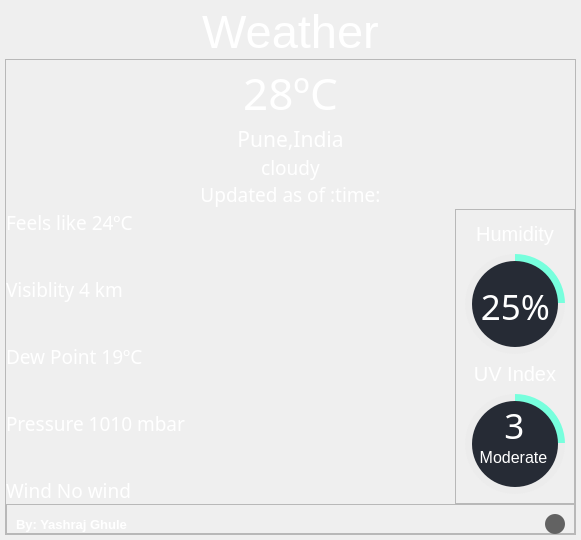
      <widget class="QWidget" name="weather_page">
       <property name="styleSheet">
        <string notr="true"/>
       </property>
       <layout class="QGridLayout" name="gridLayout_3">
        <property name="leftMargin">
         <number>5</number>
        </property>
        <property name="topMargin">
         <number>5</number>
        </property>
        <property name="rightMargin">
         <number>5</number>
        </property>
        <property name="bottomMargin">
         <number>5</number>
        </property>
        <property name="spacing">
         <number>0</number>
        </property>
        <item row="1" column="0">
         <widget class="QFrame" name="frame">
          <property name="font">
           <font>
            <pointsize>18</pointsize>
            <weight>50</weight>
            <bold>false</bold>
           </font>
          </property>
          <property name="frameShape">
           <enum>QFrame::StyledPanel</enum>
          </property>
          <property name="frameShadow">
           <enum>QFrame::Raised</enum>
          </property>
          <layout class="QGridLayout" name="gridLayout_7">
           <property name="leftMargin">
            <number>0</number>
           </property>
           <property name="topMargin">
            <number>0</number>
           </property>
           <property name="rightMargin">
            <number>0</number>
           </property>
           <property name="bottomMargin">
            <number>0</number>
           </property>
           <property name="spacing">
            <number>0</number>
           </property>
           <item row="9" column="1">
            <spacer name="horizontalSpacer_6">
             <property name="orientation">
              <enum>Qt::Horizontal</enum>
             </property>
             <property name="sizeHint" stdset="0">
              <size>
               <width>270</width>
               <height>20</height>
              </size>
             </property>
            </spacer>
           </item>
           <item row="5" column="1">
            <spacer name="horizontalSpacer_4">
             <property name="orientation">
              <enum>Qt::Horizontal</enum>
             </property>
             <property name="sizeHint" stdset="0">
              <size>
               <width>270</width>
               <height>20</height>
              </size>
             </property>
            </spacer>
           </item>
           <item row="8" column="0">
            <spacer name="verticalSpacer">
             <property name="orientation">
              <enum>Qt::Vertical</enum>
             </property>
             <property name="sizeHint" stdset="0">
              <size>
               <width>20</width>
               <height>40</height>
              </size>
             </property>
            </spacer>
           </item>
           <item row="10" column="0" colspan="3">
            <widget class="QFrame" name="grip_2">
             <property name="enabled">
              <bool>true</bool>
             </property>
             <property name="maximumSize">
              <size>
               <width>16777215</width>
               <height>30</height>
              </size>
             </property>
             <property name="styleSheet">
              <string notr="true"/>
             </property>
             <property name="frameShape">
              <enum>QFrame::StyledPanel</enum>
             </property>
             <property name="frameShadow">
              <enum>QFrame::Raised</enum>
             </property>
             <layout class="QHBoxLayout" name="horizontalLayout_7">
              <item>
               <widget class="QLabel" name="label_6">
                <property name="minimumSize">
                 <size>
                  <width>0</width>
                  <height>20</height>
                 </size>
                </property>
                <property name="font">
                 <font>
                  <pointsize>10</pointsize>
                  <weight>75</weight>
                  <bold>true</bold>
                 </font>
                </property>
                <property name="styleSheet">
                 <string notr="true">color: rgb(255, 255, 255);</string>
                </property>
                <property name="text">
                 <string>By: Yashraj Ghule</string>
                </property>
               </widget>
              </item>
              <item>
               <widget class="QFrame" name="size_grip_2">
                <property name="minimumSize">
                 <size>
                  <width>0</width>
                  <height>20</height>
                 </size>
                </property>
                <property name="maximumSize">
                 <size>
                  <width>20</width>
                  <height>16777215</height>
                 </size>
                </property>
                <property name="toolTip">
                 <string>resize</string>
                </property>
                <property name="styleSheet">
                 <string notr="true">QFrame{
	background-color: rgb(98, 98, 98);
	border-radius:10px;
}</string>
                </property>
                <property name="frameShape">
                 <enum>QFrame::StyledPanel</enum>
                </property>
                <property name="frameShadow">
                 <enum>QFrame::Raised</enum>
                </property>
               </widget>
              </item>
             </layout>
            </widget>
           </item>
           <item row="3" column="0">
            <widget class="QLabel" name="visiblity">
             <property name="font">
              <font>
               <family>Nirmala UI Semilight</family>
               <pointsize>14</pointsize>
              </font>
             </property>
             <property name="styleSheet">
              <string notr="true">background-color: rgba(255, 255, 255,0);
color: rgb(255, 255, 255);</string>
             </property>
             <property name="text">
              <string>Visiblity 4 km</string>
             </property>
             <property name="alignment">
              <set>Qt::AlignLeading|Qt::AlignLeft|Qt::AlignVCenter</set>
             </property>
            </widget>
           </item>
           <item row="9" column="0">
            <widget class="QLabel" name="wind">
             <property name="font">
              <font>
               <family>Nirmala UI Semilight</family>
               <pointsize>14</pointsize>
              </font>
             </property>
             <property name="styleSheet">
              <string notr="true">background-color: rgba(255, 255, 255,0);
color: rgb(255, 255, 255);</string>
             </property>
             <property name="text">
              <string>Wind No wind</string>
             </property>
             <property name="alignment">
              <set>Qt::AlignLeading|Qt::AlignLeft|Qt::AlignVCenter</set>
             </property>
            </widget>
           </item>
           <item row="4" column="0">
            <spacer name="verticalSpacer_3">
             <property name="orientation">
              <enum>Qt::Vertical</enum>
             </property>
             <property name="sizeHint" stdset="0">
              <size>
               <width>20</width>
               <height>40</height>
              </size>
             </property>
            </spacer>
           </item>
           <item row="7" column="1">
            <spacer name="horizontalSpacer_7">
             <property name="orientation">
              <enum>Qt::Horizontal</enum>
             </property>
             <property name="sizeHint" stdset="0">
              <size>
               <width>270</width>
               <height>20</height>
              </size>
             </property>
            </spacer>
           </item>
           <item row="7" column="0">
            <widget class="QLabel" name="baro">
             <property name="font">
              <font>
               <family>Nirmala UI Semilight</family>
               <pointsize>14</pointsize>
              </font>
             </property>
             <property name="styleSheet">
              <string notr="true">background-color: rgba(255, 255, 255,0);
color: rgb(255, 255, 255);</string>
             </property>
             <property name="text">
              <string>Pressure 1010 mbar</string>
             </property>
             <property name="alignment">
              <set>Qt::AlignLeading|Qt::AlignLeft|Qt::AlignVCenter</set>
             </property>
            </widget>
           </item>
           <item row="1" column="0">
            <widget class="QLabel" name="pred">
             <property name="font">
              <font>
               <family>Nirmala UI Semilight</family>
               <pointsize>14</pointsize>
              </font>
             </property>
             <property name="styleSheet">
              <string notr="true">background-color: rgba(255, 255, 255,0);
color: rgb(255, 255, 255);</string>
             </property>
             <property name="text">
              <string>Feels like 24ºC</string>
             </property>
             <property name="alignment">
              <set>Qt::AlignLeading|Qt::AlignLeft|Qt::AlignVCenter</set>
             </property>
            </widget>
           </item>
           <item row="1" column="1">
            <spacer name="horizontalSpacer_8">
             <property name="orientation">
              <enum>Qt::Horizontal</enum>
             </property>
             <property name="sizeHint" stdset="0">
              <size>
               <width>270</width>
               <height>20</height>
              </size>
             </property>
            </spacer>
           </item>
           <item row="3" column="1">
            <spacer name="horizontalSpacer_3">
             <property name="orientation">
              <enum>Qt::Horizontal</enum>
             </property>
             <property name="sizeHint" stdset="0">
              <size>
               <width>270</width>
               <height>20</height>
              </size>
             </property>
            </spacer>
           </item>
           <item row="6" column="0">
            <spacer name="verticalSpacer_2">
             <property name="orientation">
              <enum>Qt::Vertical</enum>
             </property>
             <property name="sizeHint" stdset="0">
              <size>
               <width>20</width>
               <height>40</height>
              </size>
             </property>
            </spacer>
           </item>
           <item row="0" column="0" colspan="3">
            <widget class="QFrame" name="frame_6">
             <property name="styleSheet">
              <string notr="true">background-color: rgba(255, 255, 255, 0);</string>
             </property>
             <property name="frameShape">
              <enum>QFrame::StyledPanel</enum>
             </property>
             <property name="frameShadow">
              <enum>QFrame::Raised</enum>
             </property>
             <layout class="QGridLayout" name="gridLayout_9">
              <property name="leftMargin">
               <number>0</number>
              </property>
              <property name="topMargin">
               <number>0</number>
              </property>
              <property name="rightMargin">
               <number>0</number>
              </property>
              <property name="bottomMargin">
               <number>0</number>
              </property>
              <property name="spacing">
               <number>0</number>
              </property>
              <item row="3" column="0">
               <widget class="QLabel" name="time">
                <property name="font">
                 <font>
                  <family>Nirmala UI Semilight</family>
                  <pointsize>14</pointsize>
                 </font>
                </property>
                <property name="styleSheet">
                 <string notr="true">background-color: rgba(255, 255, 255,0);
color: rgb(255, 255, 255);</string>
                </property>
                <property name="text">
                 <string>Updated as of :time:</string>
                </property>
                <property name="alignment">
                 <set>Qt::AlignCenter</set>
                </property>
               </widget>
              </item>
              <item row="2" column="0">
               <widget class="QLabel" name="atmos">
                <property name="font">
                 <font>
                  <family>Nirmala UI Semilight</family>
                  <pointsize>14</pointsize>
                 </font>
                </property>
                <property name="styleSheet">
                 <string notr="true">background-color: rgba(255, 255, 255,0);
color: rgb(255, 255, 255);</string>
                </property>
                <property name="text">
                 <string>cloudy</string>
                </property>
                <property name="alignment">
                 <set>Qt::AlignCenter</set>
                </property>
               </widget>
              </item>
              <item row="0" column="0">
               <widget class="QFrame" name="frame_7">
                <property name="styleSheet">
                 <string notr="true">background-color: rgba(255, 255, 255, 0);</string>
                </property>
                <property name="frameShape">
                 <enum>QFrame::StyledPanel</enum>
                </property>
                <property name="frameShadow">
                 <enum>QFrame::Raised</enum>
                </property>
                <layout class="QHBoxLayout" name="horizontalLayout_5">
                 <property name="spacing">
                  <number>0</number>
                 </property>
                 <property name="leftMargin">
                  <number>0</number>
                 </property>
                 <property name="topMargin">
                  <number>0</number>
                 </property>
                 <property name="rightMargin">
                  <number>0</number>
                 </property>
                 <property name="bottomMargin">
                  <number>0</number>
                 </property>
                 <item>
                  <spacer name="horizontalSpacer_9">
                   <property name="orientation">
                    <enum>Qt::Horizontal</enum>
                   </property>
                   <property name="sizeHint" stdset="0">
                    <size>
                     <width>40</width>
                     <height>20</height>
                    </size>
                   </property>
                  </spacer>
                 </item>
                 <item>
                  <widget class="QLabel" name="temp">
                   <property name="maximumSize">
                    <size>
                     <width>128</width>
                     <height>16777207</height>
                    </size>
                   </property>
                   <property name="font">
                    <font>
                     <family>Nirmala UI Semilight</family>
                     <pointsize>33</pointsize>
                    </font>
                   </property>
                   <property name="autoFillBackground">
                    <bool>false</bool>
                   </property>
                   <property name="styleSheet">
                    <string notr="true">background-color: rgba(255, 255, 255, 0);
color: rgb(255, 255, 255);</string>
                   </property>
                   <property name="text">
                    <string>28ºC</string>
                   </property>
                   <property name="alignment">
                    <set>Qt::AlignCenter</set>
                   </property>
                  </widget>
                 </item>
                 <item>
                  <spacer name="horizontalSpacer_10">
                   <property name="orientation">
                    <enum>Qt::Horizontal</enum>
                   </property>
                   <property name="sizeHint" stdset="0">
                    <size>
                     <width>40</width>
                     <height>20</height>
                    </size>
                   </property>
                  </spacer>
                 </item>
                </layout>
               </widget>
              </item>
              <item row="1" column="0">
               <widget class="QLabel" name="city">
                <property name="font">
                 <font>
                  <family>Nirmala UI Semilight</family>
                  <pointsize>16</pointsize>
                  <underline>false</underline>
                  <strikeout>false</strikeout>
                  <kerning>true</kerning>
                 </font>
                </property>
                <property name="autoFillBackground">
                 <bool>false</bool>
                </property>
                <property name="styleSheet">
                 <string notr="true">background-color: rgba(73, 102, 235,0);
color: rgb(255, 255, 255);</string>
                </property>
                <property name="text">
                 <string>Pune,India</string>
                </property>
                <property name="alignment">
                 <set>Qt::AlignCenter</set>
                </property>
               </widget>
              </item>
             </layout>
            </widget>
           </item>
           <item row="2" column="0">
            <spacer name="verticalSpacer_4">
             <property name="orientation">
              <enum>Qt::Vertical</enum>
             </property>
             <property name="sizeHint" stdset="0">
              <size>
               <width>20</width>
               <height>40</height>
              </size>
             </property>
            </spacer>
           </item>
           <item row="5" column="0">
            <widget class="QLabel" name="dew">
             <property name="font">
              <font>
               <family>Nirmala UI Semilight</family>
               <pointsize>14</pointsize>
              </font>
             </property>
             <property name="styleSheet">
              <string notr="true">background-color: rgba(255, 255, 255,0);
color: rgb(255, 255, 255);</string>
             </property>
             <property name="text">
              <string>Dew Point 19ºC</string>
             </property>
             <property name="alignment">
              <set>Qt::AlignLeading|Qt::AlignLeft|Qt::AlignVCenter</set>
             </property>
            </widget>
           </item>
           <item row="1" column="2" rowspan="9">
            <widget class="QFrame" name="frame_3">
             <property name="frameShape">
              <enum>QFrame::StyledPanel</enum>
             </property>
             <property name="frameShadow">
              <enum>QFrame::Raised</enum>
             </property>
             <layout class="QGridLayout" name="gridLayout_10">
              <item row="3" column="0">
               <widget class="QFrame" name="uv_progress">
                <property name="minimumSize">
                 <size>
                  <width>100</width>
                  <height>100</height>
                 </size>
                </property>
                <property name="maximumSize">
                 <size>
                  <width>100</width>
                  <height>100</height>
                 </size>
                </property>
                <property name="styleSheet">
                 <string notr="true">background-color: qconicalgradient(cx:0.5, cy:0.5, angle:90, stop:0.754 rgba(226, 226, 226,50), stop:0.755 rgba(119, 255, 221, 255));
border-radius:50px;</string>
                </property>
                <property name="frameShape">
                 <enum>QFrame::StyledPanel</enum>
                </property>
                <property name="frameShadow">
                 <enum>QFrame::Raised</enum>
                </property>
                <layout class="QGridLayout" name="gridLayout_11">
                 <property name="leftMargin">
                  <number>0</number>
                 </property>
                 <property name="topMargin">
                  <number>0</number>
                 </property>
                 <property name="rightMargin">
                  <number>0</number>
                 </property>
                 <property name="bottomMargin">
                  <number>0</number>
                 </property>
                 <property name="spacing">
                  <number>0</number>
                 </property>
                 <item row="0" column="0">
                  <widget class="QFrame" name="frame_10">
                   <property name="enabled">
                    <bool>true</bool>
                   </property>
                   <property name="minimumSize">
                    <size>
                     <width>0</width>
                     <height>0</height>
                    </size>
                   </property>
                   <property name="maximumSize">
                    <size>
                     <width>86</width>
                     <height>86</height>
                    </size>
                   </property>
                   <property name="styleSheet">
                    <string notr="true">background-color: rgb(38, 43, 53);
border-radius:43px;</string>
                   </property>
                   <property name="frameShape">
                    <enum>QFrame::StyledPanel</enum>
                   </property>
                   <property name="frameShadow">
                    <enum>QFrame::Raised</enum>
                   </property>
                   <widget class="QLabel" name="uvnum">
                    <property name="geometry">
                     <rect>
                      <x>2</x>
                      <y>4</y>
                      <width>81</width>
                      <height>41</height>
                     </rect>
                    </property>
                    <property name="font">
                     <font>
                      <family>Nirmala UI Semilight</family>
                      <pointsize>26</pointsize>
                     </font>
                    </property>
                    <property name="styleSheet">
                     <string notr="true">color: rgb(255, 255, 255);
background-color: rgba(255, 255, 255, 0);</string>
                    </property>
                    <property name="text">
                     <string>3</string>
                    </property>
                    <property name="textFormat">
                     <enum>Qt::AutoText</enum>
                    </property>
                    <property name="alignment">
                     <set>Qt::AlignCenter</set>
                    </property>
                    <property name="margin">
                     <number>-10</number>
                    </property>
                   </widget>
                   <widget class="QLabel" name="uvtxt">
                    <property name="geometry">
                     <rect>
                      <x>1</x>
                      <y>46</y>
                      <width>81</width>
                      <height>21</height>
                     </rect>
                    </property>
                    <property name="font">
                     <font>
                      <family>Segoe UI Symbol</family>
                      <pointsize>12</pointsize>
                     </font>
                    </property>
                    <property name="styleSheet">
                     <string notr="true">background-color: rgba(255, 255, 255, 0);
color: rgb(255, 255, 255);</string>
                    </property>
                    <property name="text">
                     <string>Moderate</string>
                    </property>
                    <property name="alignment">
                     <set>Qt::AlignCenter</set>
                    </property>
                   </widget>
                  </widget>
                 </item>
                </layout>
               </widget>
              </item>
              <item row="0" column="0">
               <widget class="QLabel" name="humid_3">
                <property name="font">
                 <font>
                  <pointsize>15</pointsize>
                  <stylestrategy>PreferDefault</stylestrategy>
                 </font>
                </property>
                <property name="styleSheet">
                 <string notr="true">color: rgb(255, 255, 255);</string>
                </property>
                <property name="text">
                 <string>Humidity</string>
                </property>
                <property name="alignment">
                 <set>Qt::AlignCenter</set>
                </property>
               </widget>
              </item>
              <item row="1" column="0">
               <widget class="QFrame" name="humid_progress">
                <property name="minimumSize">
                 <size>
                  <width>100</width>
                  <height>100</height>
                 </size>
                </property>
                <property name="maximumSize">
                 <size>
                  <width>100</width>
                  <height>100</height>
                 </size>
                </property>
                <property name="styleSheet">
                 <string notr="true">background-color: qconicalgradient(cx:0.5, cy:0.5, angle:90, stop:0.752 rgba(226, 226, 226,50), stop:0.755 rgba(119, 255, 221, 255));
border-radius:50px;</string>
                </property>
                <property name="frameShape">
                 <enum>QFrame::StyledPanel</enum>
                </property>
                <property name="frameShadow">
                 <enum>QFrame::Raised</enum>
                </property>
                <layout class="QGridLayout" name="gridLayout_8">
                 <property name="sizeConstraint">
                  <enum>QLayout::SetDefaultConstraint</enum>
                 </property>
                 <property name="leftMargin">
                  <number>0</number>
                 </property>
                 <property name="topMargin">
                  <number>0</number>
                 </property>
                 <property name="rightMargin">
                  <number>0</number>
                 </property>
                 <property name="bottomMargin">
                  <number>0</number>
                 </property>
                 <property name="spacing">
                  <number>0</number>
                 </property>
                 <item row="0" column="0">
                  <widget class="QFrame" name="frame_8">
                   <property name="enabled">
                    <bool>true</bool>
                   </property>
                   <property name="minimumSize">
                    <size>
                     <width>0</width>
                     <height>0</height>
                    </size>
                   </property>
                   <property name="maximumSize">
                    <size>
                     <width>86</width>
                     <height>86</height>
                    </size>
                   </property>
                   <property name="styleSheet">
                    <string notr="true">background-color: rgb(38, 43, 53);
border-radius:43px;</string>
                   </property>
                   <property name="frameShape">
                    <enum>QFrame::StyledPanel</enum>
                   </property>
                   <property name="frameShadow">
                    <enum>QFrame::Raised</enum>
                   </property>
                   <widget class="QLabel" name="humidity">
                    <property name="geometry">
                     <rect>
                      <x>3</x>
                      <y>21</y>
                      <width>81</width>
                      <height>41</height>
                     </rect>
                    </property>
                    <property name="font">
                     <font>
                      <family>Nirmala UI Semilight</family>
                      <pointsize>26</pointsize>
                     </font>
                    </property>
                    <property name="styleSheet">
                     <string notr="true">color: rgb(255, 255, 255);
background-color: rgba(255, 255, 255, 0);</string>
                    </property>
                    <property name="text">
                     <string>&lt;html&gt;&lt;head/&gt;&lt;body&gt;&lt;p&gt;25%&lt;/p&gt;&lt;/body&gt;&lt;/html&gt;</string>
                    </property>
                    <property name="alignment">
                     <set>Qt::AlignCenter</set>
                    </property>
                    <property name="margin">
                     <number>-10</number>
                    </property>
                   </widget>
                  </widget>
                 </item>
                </layout>
               </widget>
              </item>
              <item row="2" column="0">
               <widget class="QLabel" name="label_4">
                <property name="font">
                 <font>
                  <pointsize>15</pointsize>
                 </font>
                </property>
                <property name="styleSheet">
                 <string notr="true">color: rgb(255, 255, 255);</string>
                </property>
                <property name="text">
                 <string>UV Index</string>
                </property>
                <property name="alignment">
                 <set>Qt::AlignCenter</set>
                </property>
               </widget>
              </item>
             </layout>
            </widget>
           </item>
          </layout>
         </widget>
        </item>
        <item row="0" column="0">
         <widget class="QLabel" name="Weather">
          <property name="font">
           <font>
            <pointsize>35</pointsize>
           </font>
          </property>
          <property name="styleSheet">
           <string notr="true">color: rgb(255, 255, 255);
</string>
          </property>
          <property name="text">
           <string>&lt;html&gt;&lt;head/&gt;&lt;body&gt;&lt;p&gt;Weather&lt;/p&gt;&lt;/body&gt;&lt;/html&gt;</string>
          </property>
          <property name="alignment">
           <set>Qt::AlignHCenter|Qt::AlignTop</set>
          </property>
         </widget>
        </item>
       </layout>
      </widget>
